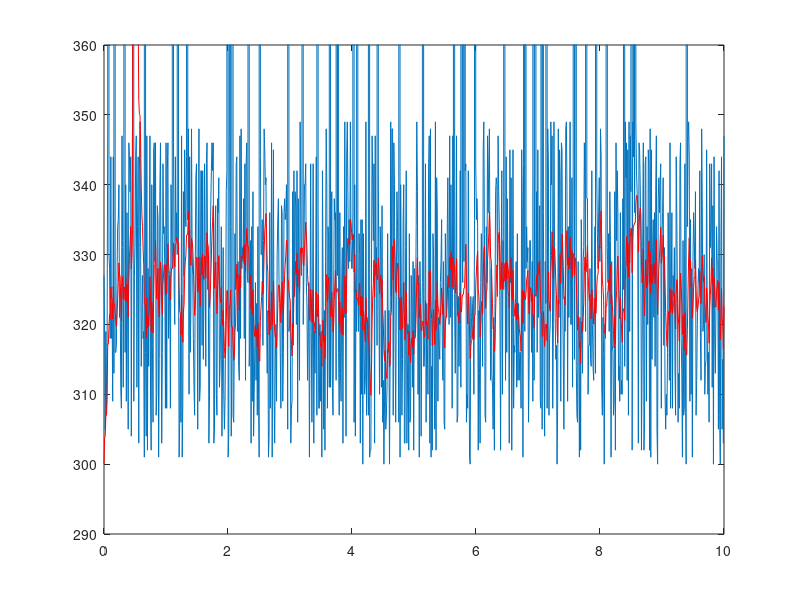

Write the MATLAB code that produced this figure.
t = linspace(0,10,1000);
avg_value = 300;
data = ones(size(t)) * avg_value;
jitter = floor(rand(size(t)) * 50);
data = data + jitter;
random_indices = ceil(rand(1,50)*length(data));
for i=1:length(random_indices)
    rand_ind = random_indices(i);
    data(rand_ind) = ceil(rand() * 65472);
end
plot(t,data);
alpha = 0.2;
accumulator = ones(1,length(t))*300;

for i = 2:length(t)
    %accumulator(i) = (alpha * x(i)) + (1.0 - alpha) * accumulator(i-1);
    if abs(data(i) - accumulator(i-1)) > 1000
        accumulator(i) = accumulator(i-1);
    else
        accumulator(i) = (1-alpha) * accumulator(i-1) + alpha * data(i);
    end
    
end

hold on;
plot(t,accumulator,'r');
ylim([290 360])